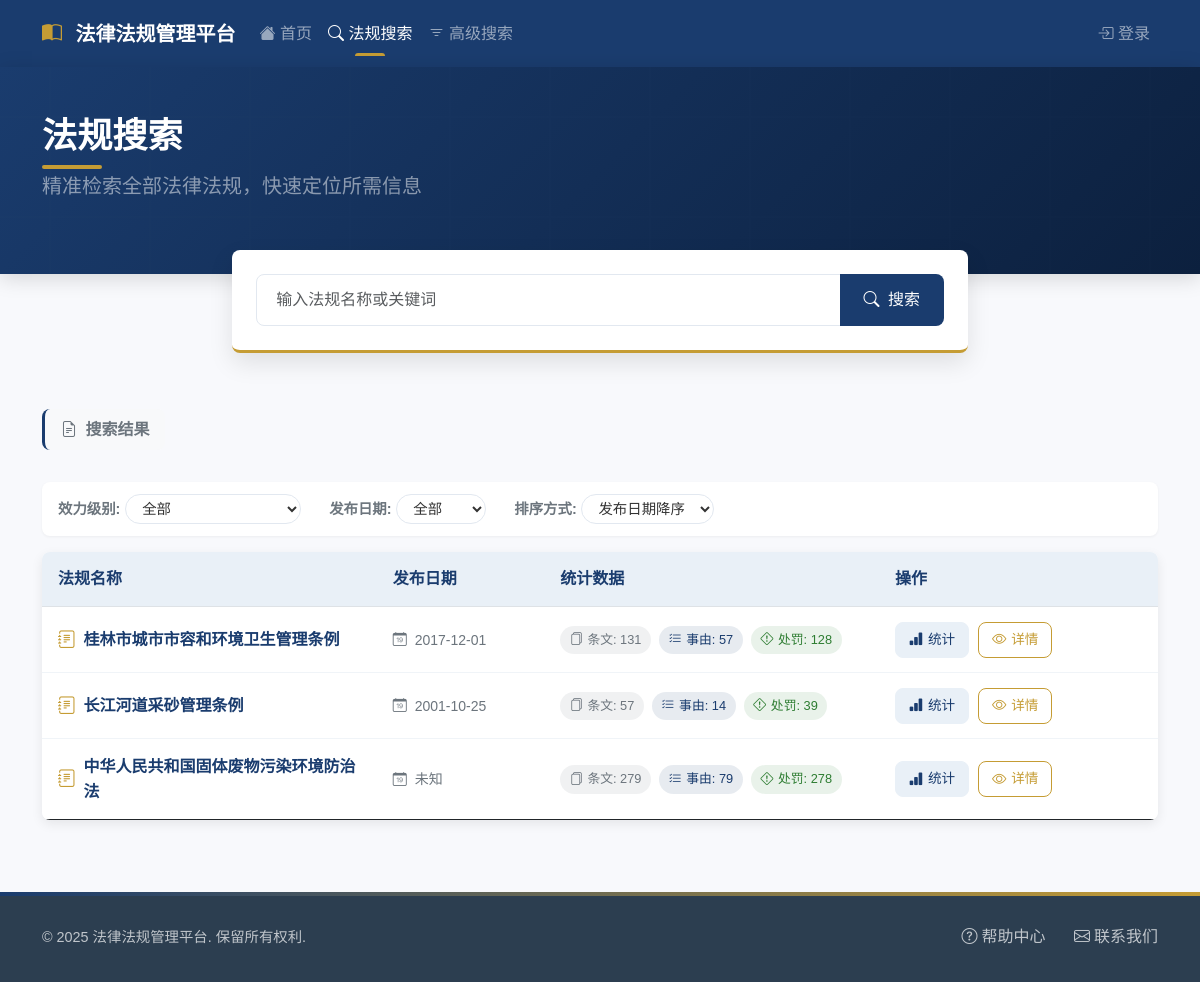
The page /search/regulations on the database its author committed.
### models.py (models this page shows)
class LegalRegulation(db.Model):
    id = db.Column(db.Integer, primary_key=True)
    name = db.Column(db.String(200), nullable=False, unique=True)  # 法规名称
    document_number = db.Column(db.String(100))  # 文号
    issued_by = db.Column(db.String(100))  # 通过机构
    approved_by = db.Column(db.String(100))  # 批准机构
    issued_date = db.Column(db.DateTime)  # 批准日期
    effective_date = db.Column(db.DateTime)  # 生效日期
    revision_date = db.Column(db.DateTime)  # 修订日期
    hierarchy_level = db.Column(db.String(50))  # 效力级别
    province = db.Column(db.String(50))  # 省
    city = db.Column(db.String(50))  # 市
    status = db.Column(db.String(20), default='active')  # 状态：active, archived
    structures = relationship('LegalStructure', back_populates='regulation', cascade='all, delete-orphan')
    causes = relationship('LegalCause', back_populates='regulation', cascade='all, delete-orphan')

### app.py (the view, shortened to what this page needs)
@app.route('/search/regulations')
def search_regulations():
    keyword = request.args.get('keyword', '')
    page = request.args.get('page', 1, type=int)
    per_page = 10
    query = LegalRegulation.query
    pagination = query.paginate(page=page, per_page=per_page, error_out=False)
    regulations = pagination.items
    return render_template('regulations/list.html',
                           regulations=regulations,
                           pagination=pagination,
                           keyword=keyword)

### app.py (called while the page is built)
def get_punishment_count(regulation_id):
    return db.session.query(LegalPunishment).\
        join(LegalCause).\
        filter(LegalCause.regulation_id == regulation_id).\
        count()

@app.context_processor
def utility_processor():
    return {
        'get_punishment_count': get_punishment_count
    }

### templates/regulations/list.html (shortened to what this page needs)
<!DOCTYPE html>
<html lang="zh">
<head>
    <link href="https://cdn.jsdelivr.net/npm/bootstrap@5.3.0/dist/css/bootstrap.min.css" rel="stylesheet">
    <link rel="stylesheet" href="https://cdn.jsdelivr.net/npm/bootstrap-icons@1.11.0/font/bootstrap-icons.css">
</head>
<body>
    <nav class="navbar navbar-expand-lg navbar-dark">
        <div class="container">
            <a class="navbar-brand" href="/">
                <i class="bi bi-book-half"></i> 法律法规管理平台
            </a>
            <div class="collapse navbar-collapse" id="navbarNav">
                <ul class="navbar-nav">
                    <li class="nav-item">
                        <a class="nav-link" href="/">
                            <i class="bi bi-house-fill"></i> 首页
                        </a>
                    </li>
                    <li class="nav-item">
                        <a class="nav-link active" href="/search/regulations">
                            <i class="bi bi-search"></i> 法规搜索
                        </a>
                    </li>
                    <li class="nav-item">
                        <a class="nav-link" href="/advanced_search">
                            <i class="bi bi-filter"></i> 高级搜索
                        </a>
                    </li>
                </ul>
                <ul class="navbar-nav ms-auto">
                    {% if current_user.is_authenticated %}
                    <li class="nav-item dropdown">
                        <a class="nav-link dropdown-toggle" href="#" role="button" data-bs-toggle="dropdown">
                            <i class="bi bi-person-circle"></i> {{ current_user.username }}
                        </a>
                        <ul class="dropdown-menu dropdown-menu-end">
                            <li><a class="dropdown-item" href="#"><i class="bi bi-person-gear"></i> 个人设置</a></li>
                            <li><hr class="dropdown-divider"></li>
                            <li><a class="dropdown-item" href="{{ url_for('logout') }}"><i class="bi bi-box-arrow-right"></i> 退出登录</a></li>
                        </ul>
                    </li>
                    {% else %}
                    <li class="nav-item">
                        <a class="nav-link" href="{{ url_for('login') }}">
                            <i class="bi bi-box-arrow-in-right"></i> 登录
                        </a>
                    </li>
                    {% endif %}
                </ul>
            </div>
        </div>
    </nav>
    <header class="page-header">
        <div class="container">
            <div class="row align-items-center">
                <div class="col-lg-6">
                    <h1 class="page-title">法规搜索</h1>
                    <p class="lead text-white-50">
                        精准检索全部法律法规，快速定位所需信息
                    </p>
                </div>
            </div>
        </div>
    </header>
    <div class="container">
        <div class="row justify-content-center">
            <div class="col-lg-8">
                <form action="{{ url_for('search_regulations') }}" method="get" class="search-container">
                    <div class="input-group">
                        <input type="text" class="form-control search-input"
                               name="keyword"
                               placeholder="输入法规名称或关键词"
                               value="{{ keyword or '' }}">
                        <button class="btn search-btn" type="submit">
                            <i class="bi bi-search me-1"></i> 搜索
                        </button>
                    </div>
                </form>
            </div>
        </div>
    </div>
    <section class="content-section">
        <div class="container">
            <div class="d-flex align-items-center mb-3">
                <span class="search-result-title">
                    <i class="bi bi-file-earmark-text me-1"></i> 搜索结果
                </span>
            </div>
            <div class="filter-options">
                <div class="filter-group d-flex align-items-center me-3">
                    <span class="filter-label">效力级别:</span>
                    <select class="filter-select" name="level">
                        <option value="">全部</option>
                    </select>
                </div>
                <div class="filter-group d-flex align-items-center me-3">
                    <span class="filter-label">发布日期:</span>
                    <select class="filter-select" name="date">
                        <option value="">全部</option>
                    </select>
                </div>
                <div class="filter-group d-flex align-items-center">
                    <span class="filter-label">排序方式:</span>
                    <select class="filter-select" name="sort">
                        <option value="date_desc">发布日期降序</option>
                    </select>
                </div>
            </div>
            {% if regulations %}
            <div class="regulations-table-container">
                <table class="table regulations-table mb-0">
                    <thead>
                        <tr>
                            <th style="width: 30%">法规名称</th>
                            <th style="width: 15%">发布日期</th>
                            <th style="width: 30%">统计数据</th>
                            <th style="width: 25%">操作</th>
                        </tr>
                    </thead>
                    <tbody>
                        {% for regulation in regulations %}
                        <tr>
                            <td>
                                <div class="regulation-name">
                                    <i class="bi bi-journal-text"></i>
                                    {{ regulation.name }}
                                </div>
                            </td>
                            <td>
                                <div class="text-secondary small">
                                    <i class="bi bi-calendar-date me-1"></i>
                                    {{ regulation.issued_date.strftime('%Y-%m-%d') if regulation.issued_date else '未知' }}
                                </div>
                            </td>
                            <td>
                                <div class="stat-badges">
                                    <span class="stat-badge">
                                        <i class="bi bi-files"></i>条文: {{ regulation.structures|length }}
                                    </span>
                                    <span class="stat-badge primary">
                                        <i class="bi bi-list-check"></i>事由: {{ regulation.causes|length }}
                                    </span>
                                    <span class="stat-badge success">
                                        <i class="bi bi-exclamation-diamond"></i>处罚: {{ get_punishment_count(regulation.id) }}
                                    </span>
                                </div>
                            </td>
                            <td>
                                <a href="{{ url_for('regulation_stats', regulation_id=regulation.id) }}"
                                   class="action-btn stats-btn">
                                    <i class="bi bi-bar-chart-fill"></i> 统计
                                </a>
                                <a href="{{ url_for('regulation_detail', regulation_id=regulation.id) }}"
                                   class="action-btn detail-btn">
                                    <i class="bi bi-eye"></i> 详情
                                </a>
                            </td>
                        </tr>
                        {% endfor %}
                    </tbody>
                </table>
            </div>
            {% endif %}
        </div>
    </section>
    <footer>
        <div class="container">
            <div class="footer-content">
                <p class="copyright mb-0">&copy; 2025 法律法规管理平台. 保留所有权利.</p>
                <div class="footer-links">
                    <a href="#"><i class="bi bi-question-circle me-1"></i>帮助中心</a>
                    <a href="#"><i class="bi bi-envelope me-1"></i>联系我们</a>
                </div>
            </div>
        </div>
    </footer>
</body>
</html>

### rows shown on the page
LegalRegulation: name "桂林市城市市容和环境卫生管理条例", issued_date "2017-12-01", structures|length "131", causes|length "57", get_punishment_count "128"
LegalRegulation: name "长江河道采砂管理条例", issued_date "2001-10-25", structures|length "57", causes|length "14", get_punishment_count "39"
LegalRegulation: name "中华人民共和国固体废物污染环境防治法", issued_date "未知", structures|length "279", causes|length "79", get_punishment_count "278"
